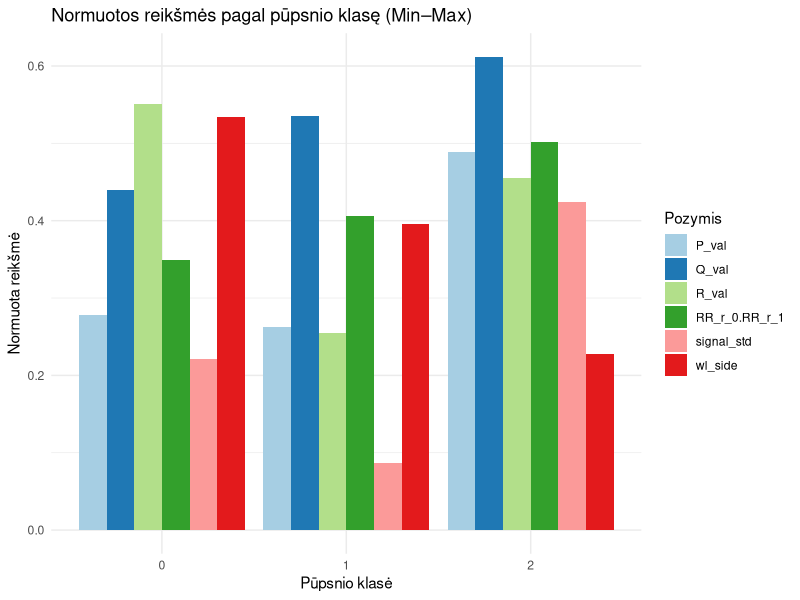
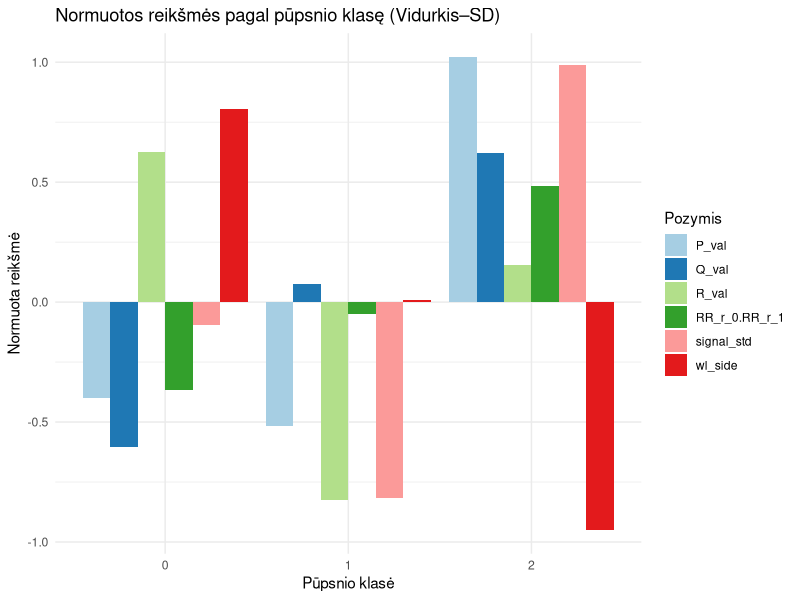

Reproduce these figures in R, in order.
library(dplyr)
library(tidyr)
library(ggplot2)

# Nuskaityti jau sunormuotus duomenis
df_mean_sd  <- read.csv("csv/normalized_mean_sd.csv")
df_min_max  <- read.csv("csv/normalized_min_max.csv")


avg_vals_minmax <- df_min_max %>%
  mutate(label = as.factor(label)) %>%
  group_by(label) %>%
  summarise(across(where(is.numeric), ~ mean(.x, na.rm = TRUE)), .groups = "drop") %>%
  pivot_longer(-label, names_to = "Pozymis", values_to = "Reiksme")

ggplot(avg_vals_minmax, aes(x = label, y = Reiksme, fill = Pozymis)) +
  geom_col(position = "dodge") +
  labs(
    title = "Normuotos reikšmės pagal pūpsnio klasę (Min–Max)",
    x = "Pūpsnio klasė", y = "Normuota reikšmė"
  ) +
  theme_minimal() +
  scale_fill_brewer(palette = "Paired")


avg_vals_z <- df_mean_sd %>%
  mutate(label = as.factor(label)) %>%
  group_by(label) %>%
  summarise(across(where(is.numeric), ~ mean(.x, na.rm = TRUE)), .groups = "drop") %>%
  pivot_longer(-label, names_to = "Pozymis", values_to = "Reiksme")

ggplot(avg_vals_z, aes(x = label, y = Reiksme, fill = Pozymis)) +
  geom_col(position = "dodge") +
  labs(
    title = "Normuotos reikšmės pagal pūpsnio klasę (Vidurkis–SD)",
    x = "Pūpsnio klasė", y = "Normuota reikšmė"
  ) +
  theme_minimal() +
  scale_fill_brewer(palette = "Paired")
